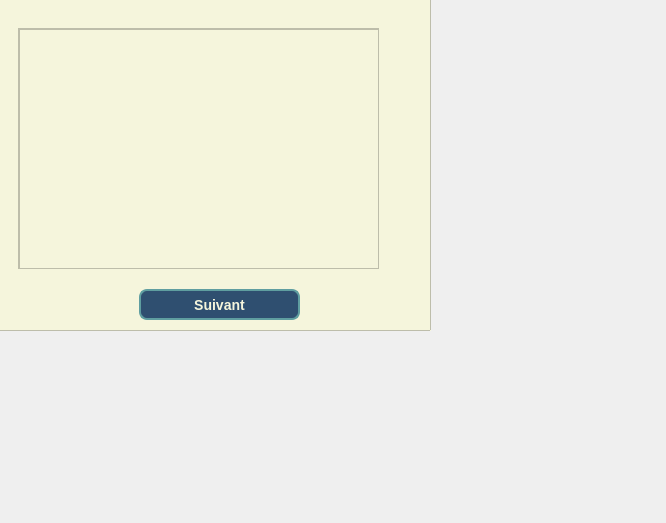
<?xml version="1.0" encoding="UTF-8"?>
<ui version="4.0">
 <class>Page1</class>
 <widget class="QWidget" name="Page1">
  <property name="geometry">
   <rect>
    <x>0</x>
    <y>0</y>
    <width>666</width>
    <height>523</height>
   </rect>
  </property>
  <property name="windowTitle">
   <string>Form</string>
  </property>
  <widget class="QFrame" name="frame">
   <property name="geometry">
    <rect>
     <x>-10</x>
     <y>-10</y>
     <width>441</width>
     <height>341</height>
    </rect>
   </property>
   <property name="styleSheet">
    <string notr="true">background-color: rgb(245, 245, 220); /* Light gray */
</string>
   </property>
   <property name="frameShape">
    <enum>QFrame::Shape::StyledPanel</enum>
   </property>
   <property name="frameShadow">
    <enum>QFrame::Shadow::Raised</enum>
   </property>
   <widget class="QStackedWidget" name="stackedWidget">
    <property name="geometry">
     <rect>
      <x>-1</x>
      <y>9</y>
      <width>431</width>
      <height>321</height>
     </rect>
    </property>
    <property name="currentIndex">
     <number>2</number>
    </property>
    <widget class="QWidget" name="page">
     <property name="styleSheet">
      <string notr="true">color:black</string>
     </property>
     <widget class="QFrame" name="frame_2">
      <property name="geometry">
       <rect>
        <x>0</x>
        <y>-10</y>
        <width>571</width>
        <height>601</height>
       </rect>
      </property>
      <property name="frameShape">
       <enum>QFrame::Shape::StyledPanel</enum>
      </property>
      <property name="frameShadow">
       <enum>QFrame::Shadow::Raised</enum>
      </property>
      <widget class="QLabel" name="label_3">
       <property name="geometry">
        <rect>
         <x>100</x>
         <y>80</y>
         <width>281</width>
         <height>31</height>
        </rect>
       </property>
       <property name="styleSheet">
        <string notr="true">color: #2F4F70;   /* Steel Blue (A darker blue) */

font-size: 18px;  /* Font size */
font-weight: bold;  /* Bold text */
</string>
       </property>
       <property name="text">
        <string>Choisis un problème à resoudre </string>
       </property>
      </widget>
      <widget class="QPushButton" name="pushButton_5">
       <property name="geometry">
        <rect>
         <x>120</x>
         <y>140</y>
         <width>211</width>
         <height>41</height>
        </rect>
       </property>
       <property name="styleSheet">
        <string notr="true">QPushButton {
   background-color:#2F4F70; 
   color: rgb(245, 245, 220);               /* White text */
    font-size: 14px;            /* Font size */
    font-weight: bold;          /* Bold text */
    border: 2px solid #5F9EA0;  /* Border with a lighter blue color */
    border-radius: 8px;         /* Rounded corners */
    padding: 10px 20px;         /* Padding inside the button */
}

QPushButton:hover {
    background-color: #5F9EA0;  /* Lighter Blue when hovered */
    border: 2px solid #4682B4;  /* Darker border on hover */
}

QPushButton:pressed {
    background-color: #4169E1;  /* Royal Blue when pressed */
    border: 2px solid #3A75A3;  /* Darker border when pressed */
}

QPushButton:disabled {
    background-color: #A9A9A9;  /* Grey background for disabled button */
    color: #7F7F7F;              /* Grey text for disabled button */
    border: 2px solid #D3D3D3;   /* Light border for disabled button */
}
</string>
       </property>
       <property name="text">
        <string>Couverture des tours</string>
       </property>
       <property name="flat">
        <bool>false</bool>
       </property>
      </widget>
      <widget class="QPushButton" name="pushButton_6">
       <property name="geometry">
        <rect>
         <x>120</x>
         <y>210</y>
         <width>211</width>
         <height>41</height>
        </rect>
       </property>
       <property name="styleSheet">
        <string notr="true">QPushButton {
   background-color:#2F4F70; 
   color:rgb(245, 245, 220);            /* White text */
    font-size: 14px;            /* Font size */
    font-weight: bold;          /* Bold text */
    border: 2px solid #5F9EA0;  /* Border with a lighter blue color */
    border-radius: 8px;         /* Rounded corners */
    padding: 10px 20px;         /* Padding inside the button */
}

QPushButton:hover {
    background-color: #5F9EA0;  /* Lighter Blue when hovered */
    border: 2px solid #4682B4;  /* Darker border on hover */
}

QPushButton:pressed {
    background-color: #4169E1;  /* Royal Blue when pressed */
    border: 2px solid #3A75A3;  /* Darker border when pressed */
}

QPushButton:disabled {
    background-color: #A9A9A9;  /* Grey background for disabled button */
    color: #7F7F7F;              /* Grey text for disabled button */
    border: 2px solid #D3D3D3;   /* Light border for disabled button */
}
</string>
       </property>
       <property name="text">
        <string>Couverture des tours</string>
       </property>
      </widget>
     </widget>
    </widget>
    <widget class="QWidget" name="page_2">
     <widget class="QFrame" name="frame_3">
      <property name="geometry">
       <rect>
        <x>0</x>
        <y>0</y>
        <width>441</width>
        <height>331</height>
       </rect>
      </property>
      <property name="frameShape">
       <enum>QFrame::Shape::StyledPanel</enum>
      </property>
      <property name="frameShadow">
       <enum>QFrame::Shadow::Raised</enum>
      </property>
      <widget class="QTextEdit" name="textEdit">
       <property name="geometry">
        <rect>
         <x>20</x>
         <y>50</y>
         <width>131</width>
         <height>31</height>
        </rect>
       </property>
       <property name="styleSheet">
        <string notr="true">background-color:white;</string>
       </property>
       <property name="html">
        <string>&lt;!DOCTYPE HTML PUBLIC &quot;-//W3C//DTD HTML 4.0//EN&quot; &quot;http://www.w3.org/TR/REC-html40/strict.dtd&quot;&gt;
&lt;html&gt;&lt;head&gt;&lt;meta name=&quot;qrichtext&quot; content=&quot;1&quot; /&gt;&lt;meta charset=&quot;utf-8&quot; /&gt;&lt;style type=&quot;text/css&quot;&gt;
p, li { white-space: pre-wrap; }
hr { height: 1px; border-width: 0; }
li.unchecked::marker { content: &quot;\2610&quot;; }
li.checked::marker { content: &quot;\2612&quot;; }
&lt;/style&gt;&lt;/head&gt;&lt;body style=&quot; font-family:'Segoe UI'; font-size:9.75pt; font-weight:400; font-style:normal;&quot;&gt;
&lt;p style=&quot;-qt-paragraph-type:empty; margin-top:0px; margin-bottom:0px; margin-left:0px; margin-right:0px; -qt-block-indent:0; text-indent:0px;&quot;&gt;&lt;br /&gt;&lt;/p&gt;&lt;/body&gt;&lt;/html&gt;</string>
       </property>
      </widget>
      <widget class="QLabel" name="label_5">
       <property name="geometry">
        <rect>
         <x>170</x>
         <y>30</y>
         <width>131</width>
         <height>18</height>
        </rect>
       </property>
       <property name="styleSheet">
        <string notr="true">color: #1E3A8A;  /* A bold, deep blue (Tailwind's blue-900) */

font-size: 16px;
</string>
       </property>
       <property name="text">
        <string>Regions Number</string>
       </property>
      </widget>
      <widget class="QTextEdit" name="textEdit_2">
       <property name="geometry">
        <rect>
         <x>170</x>
         <y>50</y>
         <width>131</width>
         <height>31</height>
        </rect>
       </property>
       <property name="styleSheet">
        <string notr="true">background-color:white;</string>
       </property>
       <property name="html">
        <string>&lt;!DOCTYPE HTML PUBLIC &quot;-//W3C//DTD HTML 4.0//EN&quot; &quot;http://www.w3.org/TR/REC-html40/strict.dtd&quot;&gt;
&lt;html&gt;&lt;head&gt;&lt;meta name=&quot;qrichtext&quot; content=&quot;1&quot; /&gt;&lt;meta charset=&quot;utf-8&quot; /&gt;&lt;style type=&quot;text/css&quot;&gt;
p, li { white-space: pre-wrap; }
hr { height: 1px; border-width: 0; }
li.unchecked::marker { content: &quot;\2610&quot;; }
li.checked::marker { content: &quot;\2612&quot;; }
&lt;/style&gt;&lt;/head&gt;&lt;body style=&quot; font-family:'Segoe UI'; font-size:9.75pt; font-weight:400; font-style:normal;&quot;&gt;
&lt;p style=&quot;-qt-paragraph-type:empty; margin-top:0px; margin-bottom:0px; margin-left:0px; margin-right:0px; -qt-block-indent:0; text-indent:0px;&quot;&gt;&lt;br /&gt;&lt;/p&gt;&lt;/body&gt;&lt;/html&gt;</string>
       </property>
      </widget>
      <widget class="QPushButton" name="pushButton_9">
       <property name="geometry">
        <rect>
         <x>320</x>
         <y>50</y>
         <width>81</width>
         <height>31</height>
        </rect>
       </property>
       <property name="styleSheet">
        <string notr="true">QPushButton {
   background-color:#2F4F70; 
   color:rgb(245, 245, 220);            /* White text */
    font-size: 14px;            /* Font size */
    font-weight: bold;          /* Bold text */
    border: 2px solid #5F9EA0;  /* Border with a lighter blue color */
    border-radius: 8px;         /* Rounded corners */

}

QPushButton:hover {
    background-color: #5F9EA0;  /* Lighter Blue when hovered */
    border: 2px solid #4682B4;  /* Darker border on hover */
}

QPushButton:pressed {
    background-color: #4169E1;  /* Royal Blue when pressed */
    border: 2px solid #3A75A3;  /* Darker border when pressed */
}

QPushButton:disabled {
    background-color: #A9A9A9;  /* Grey background for disabled button */
    color: #7F7F7F;              /* Grey text for disabled button */
    border: 2px solid #D3D3D3;   /* Light border for disabled button */
}
</string>
       </property>
       <property name="text">
        <string>Ajouter</string>
       </property>
      </widget>
      <widget class="QLabel" name="label_6">
       <property name="geometry">
        <rect>
         <x>20</x>
         <y>30</y>
         <width>131</width>
         <height>18</height>
        </rect>
       </property>
       <property name="styleSheet">
        <string notr="true">color: #1E3A8A;  /* A bold, deep blue (Tailwind's blue-900) */

font-size: 16px;
</string>
       </property>
       <property name="text">
        <string>Tours Number</string>
       </property>
      </widget>
      <widget class="QTableView" name="tableView">
       <property name="geometry">
        <rect>
         <x>20</x>
         <y>90</y>
         <width>391</width>
         <height>192</height>
        </rect>
       </property>
      </widget>
      <widget class="QPushButton" name="pushButton_10">
       <property name="geometry">
        <rect>
         <x>140</x>
         <y>290</y>
         <width>161</width>
         <height>31</height>
        </rect>
       </property>
       <property name="styleSheet">
        <string notr="true">QPushButton {
   background-color:#2F4F70; 
   color:rgb(245, 245, 220);            /* White text */
    font-size: 14px;            /* Font size */
    font-weight: bold;          /* Bold text */
    border: 2px solid #5F9EA0;  /* Border with a lighter blue color */
    border-radius: 8px;         /* Rounded corners */

}

QPushButton:hover {
    background-color: #5F9EA0;  /* Lighter Blue when hovered */
    border: 2px solid #4682B4;  /* Darker border on hover */
}

QPushButton:pressed {
    background-color: #4169E1;  /* Royal Blue when pressed */
    border: 2px solid #3A75A3;  /* Darker border when pressed */
}

QPushButton:disabled {
    background-color: #A9A9A9;  /* Grey background for disabled button */
    color: #7F7F7F;              /* Grey text for disabled button */
    border: 2px solid #D3D3D3;   /* Light border for disabled button */
}
</string>
       </property>
       <property name="text">
        <string>Suivant</string>
       </property>
      </widget>
     </widget>
    </widget>
    <widget class="QWidget" name="page_3">
     <widget class="QFrame" name="frame_4">
      <property name="geometry">
       <rect>
        <x>10</x>
        <y>0</y>
        <width>741</width>
        <height>541</height>
       </rect>
      </property>
      <property name="frameShape">
       <enum>QFrame::Shape::StyledPanel</enum>
      </property>
      <property name="frameShadow">
       <enum>QFrame::Shadow::Raised</enum>
      </property>
      <widget class="QPushButton" name="pushButton_14">
       <property name="geometry">
        <rect>
         <x>140</x>
         <y>290</y>
         <width>161</width>
         <height>31</height>
        </rect>
       </property>
       <property name="styleSheet">
        <string notr="true">QPushButton {
   background-color:#2F4F70; 
   color:rgb(245, 245, 220);            /* White text */
    font-size: 14px;            /* Font size */
    font-weight: bold;          /* Bold text */
    border: 2px solid #5F9EA0;  /* Border with a lighter blue color */
    border-radius: 8px;         /* Rounded corners */

}

QPushButton:hover {
    background-color: #5F9EA0;  /* Lighter Blue when hovered */
    border: 2px solid #4682B4;  /* Darker border on hover */
}

QPushButton:pressed {
    background-color: #4169E1;  /* Royal Blue when pressed */
    border: 2px solid #3A75A3;  /* Darker border when pressed */
}

QPushButton:disabled {
    background-color: #A9A9A9;  /* Grey background for disabled button */
    color: #7F7F7F;              /* Grey text for disabled button */
    border: 2px solid #D3D3D3;   /* Light border for disabled button */
}
</string>
       </property>
       <property name="text">
        <string>Suivant</string>
       </property>
      </widget>
      <widget class="QScrollArea" name="scrollArea_3">
       <property name="geometry">
        <rect>
         <x>19</x>
         <y>29</y>
         <width>361</width>
         <height>241</height>
        </rect>
       </property>
       <property name="widgetResizable">
        <bool>true</bool>
       </property>
       <widget class="QWidget" name="scrollAreaWidgetContents_3">
        <property name="geometry">
         <rect>
          <x>0</x>
          <y>0</y>
          <width>359</width>
          <height>239</height>
         </rect>
        </property>
        <widget class="QTableView" name="tableView_3">
         <property name="geometry">
          <rect>
           <x>0</x>
           <y>0</y>
           <width>361</width>
           <height>241</height>
          </rect>
         </property>
        </widget>
       </widget>
      </widget>
     </widget>
    </widget>
    <widget class="QWidget" name="page_4">
     <widget class="QFrame" name="frame_5">
      <property name="geometry">
       <rect>
        <x>10</x>
        <y>0</y>
        <width>441</width>
        <height>331</height>
       </rect>
      </property>
      <property name="frameShape">
       <enum>QFrame::Shape::StyledPanel</enum>
      </property>
      <property name="frameShadow">
       <enum>QFrame::Shadow::Raised</enum>
      </property>
      <widget class="QLabel" name="label_9">
       <property name="geometry">
        <rect>
         <x>180</x>
         <y>20</y>
         <width>131</width>
         <height>18</height>
        </rect>
       </property>
       <property name="styleSheet">
        <string notr="true">color: #1E3A8A;  /* A bold, deep blue (Tailwind's blue-900) */

font-size: 16px;
</string>
       </property>
       <property name="text">
        <string>Budget</string>
       </property>
      </widget>
      <widget class="QTextEdit" name="textEdit_6">
       <property name="geometry">
        <rect>
         <x>140</x>
         <y>40</y>
         <width>131</width>
         <height>31</height>
        </rect>
       </property>
       <property name="styleSheet">
        <string notr="true">background-color:white;</string>
       </property>
       <property name="html">
        <string>&lt;!DOCTYPE HTML PUBLIC &quot;-//W3C//DTD HTML 4.0//EN&quot; &quot;http://www.w3.org/TR/REC-html40/strict.dtd&quot;&gt;
&lt;html&gt;&lt;head&gt;&lt;meta name=&quot;qrichtext&quot; content=&quot;1&quot; /&gt;&lt;meta charset=&quot;utf-8&quot; /&gt;&lt;style type=&quot;text/css&quot;&gt;
p, li { white-space: pre-wrap; }
hr { height: 1px; border-width: 0; }
li.unchecked::marker { content: &quot;\2610&quot;; }
li.checked::marker { content: &quot;\2612&quot;; }
&lt;/style&gt;&lt;/head&gt;&lt;body style=&quot; font-family:'Segoe UI'; font-size:9.75pt; font-weight:400; font-style:normal;&quot;&gt;
&lt;p style=&quot;-qt-paragraph-type:empty; margin-top:0px; margin-bottom:0px; margin-left:0px; margin-right:0px; -qt-block-indent:0; text-indent:0px;&quot;&gt;&lt;br /&gt;&lt;/p&gt;&lt;/body&gt;&lt;/html&gt;</string>
       </property>
      </widget>
      <widget class="QPushButton" name="pushButton_15">
       <property name="geometry">
        <rect>
         <x>120</x>
         <y>290</y>
         <width>161</width>
         <height>31</height>
        </rect>
       </property>
       <property name="styleSheet">
        <string notr="true">QPushButton {
   background-color:#2F4F70; 
   color:rgb(245, 245, 220);            /* White text */
    font-size: 14px;            /* Font size */
    font-weight: bold;          /* Bold text */
    border: 2px solid #5F9EA0;  /* Border with a lighter blue color */
    border-radius: 8px;         /* Rounded corners */

}

QPushButton:hover {
    background-color: #5F9EA0;  /* Lighter Blue when hovered */
    border: 2px solid #4682B4;  /* Darker border on hover */
}

QPushButton:pressed {
    background-color: #4169E1;  /* Royal Blue when pressed */
    border: 2px solid #3A75A3;  /* Darker border when pressed */
}

QPushButton:disabled {
    background-color: #A9A9A9;  /* Grey background for disabled button */
    color: #7F7F7F;              /* Grey text for disabled button */
    border: 2px solid #D3D3D3;   /* Light border for disabled button */
}
</string>
       </property>
       <property name="text">
        <string>Suivant</string>
       </property>
      </widget>
      <widget class="QScrollArea" name="scrollArea_2">
       <property name="geometry">
        <rect>
         <x>19</x>
         <y>89</y>
         <width>411</width>
         <height>201</height>
        </rect>
       </property>
       <property name="widgetResizable">
        <bool>true</bool>
       </property>
       <widget class="QWidget" name="scrollAreaWidgetContents_2">
        <property name="geometry">
         <rect>
          <x>0</x>
          <y>0</y>
          <width>409</width>
          <height>199</height>
         </rect>
        </property>
        <widget class="QTableView" name="tableView_4">
         <property name="geometry">
          <rect>
           <x>0</x>
           <y>-10</y>
           <width>401</width>
           <height>211</height>
          </rect>
         </property>
        </widget>
       </widget>
      </widget>
     </widget>
    </widget>
    <widget class="QWidget" name="page_5">
     <widget class="QFrame" name="frame_6">
      <property name="geometry">
       <rect>
        <x>0</x>
        <y>0</y>
        <width>711</width>
        <height>531</height>
       </rect>
      </property>
      <property name="frameShape">
       <enum>QFrame::Shape::StyledPanel</enum>
      </property>
      <property name="frameShadow">
       <enum>QFrame::Shadow::Raised</enum>
      </property>
      <widget class="QScrollArea" name="scrollArea">
       <property name="geometry">
        <rect>
         <x>49</x>
         <y>29</y>
         <width>341</width>
         <height>261</height>
        </rect>
       </property>
       <property name="widgetResizable">
        <bool>true</bool>
       </property>
       <widget class="QWidget" name="scrollAreaWidgetContents">
        <property name="geometry">
         <rect>
          <x>0</x>
          <y>0</y>
          <width>339</width>
          <height>259</height>
         </rect>
        </property>
       </widget>
      </widget>
     </widget>
    </widget>
   </widget>
  </widget>
 </widget>
 <resources/>
 <connections>
  <connection>
   <sender>pushButton_3</sender>
   <signal>clicked()</signal>
   <receiver>stackedWidget</receiver>
   <slot>show()</slot>
   <hints>
    <hint type="sourcelabel">
     <x>295</x>
     <y>210</y>
    </hint>
    <hint type="destinationlabel">
     <x>199</x>
     <y>154</y>
    </hint>
   </hints>
  </connection>
 </connections>
</ui>
